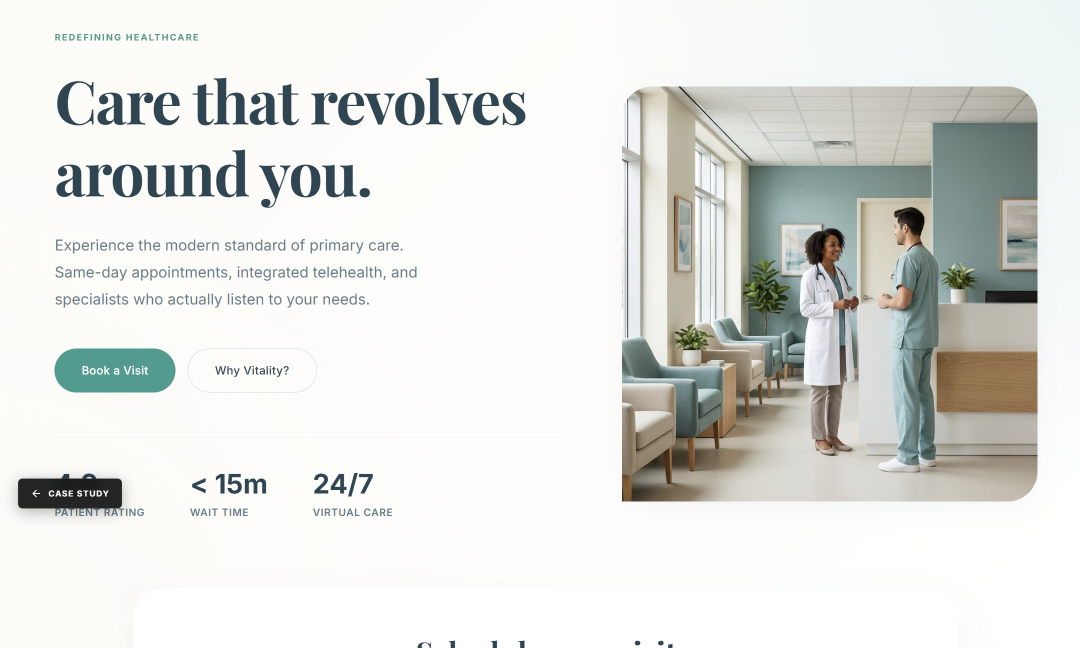
#> input picture images/new vitality.png, 2160 x 1295 px (shown at 1/2 size); its folder holds 6 pictures in this run
$ python process_vitality.py
#> lines starting #> are read from the running program, lines starting #| are printed output that depends on the picture
from PIL import Image, ImageOps
import os

def process_image():
    input_path = os.path.join('images', 'new vitality.png')
    output_path = os.path.join('images', 'vitality-health-clinic-hero-v2.webp')
    target_size = (1920, 1080)

    if not os.path.exists(input_path):
        print(f"Error: {input_path} not found.")
        # Try to find case-insensitive match
        for f in os.listdir('images'):
            if f.lower() == 'new vitality.png':
                input_path = os.path.join('images', f)
                print(f"Found input file at: {input_path}")
                break
        else:
            return

    try:
        with Image.open(input_path) as img:
            # Convert to RGB (in case of RGBA png)
#> img is the input picture: PIL image 2160x1295 RGBA; mean R, G, B, A 224.4, 225.8, 222.3, 255
            if img.mode == 'RGBA':
                img = img.convert('RGB')
#> img: PIL image 2160x1295 RGB

            # Resize and crop to fill 1920x1080
            processed_img = ImageOps.fit(img, target_size, method=Image.Resampling.LANCZOS, centering=(0.5, 0.5))
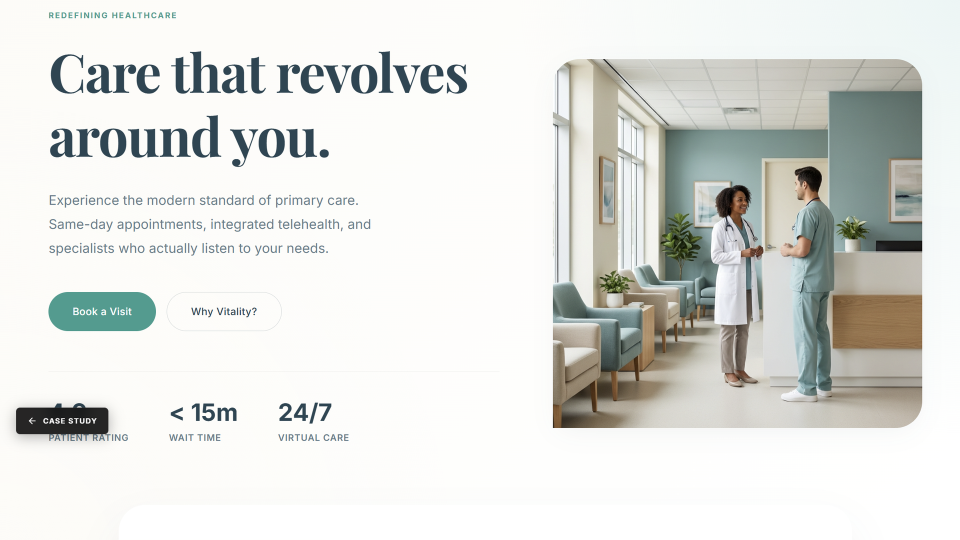
#> processed_img: PIL image 1920x1080 RGB (shown at 1/2 size); mean R, G, B 222.6, 224.1, 220.4

            # Save as WebP
            processed_img.save(output_path, 'WEBP', quality=85)
            print(f"Successfully saved {output_path}")

    except Exception as e:
        print(f"An error occurred: {e}")

if __name__ == "__main__":
    process_image()
